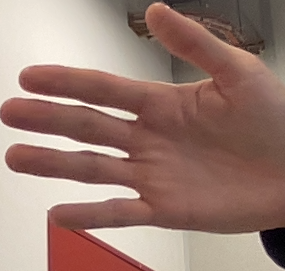
#> input picture Dataset/Dataset_collected/paper/hand_20240301-151007.png, 285 x 271 px, given in place of rock.jpg, which was not available
$ python cv_show.py
#> lines starting #> are read from the running program, lines starting #| are printed output that depends on the picture; pictures that were not available may be replaced by others from this repository, and a replacement may not be noted
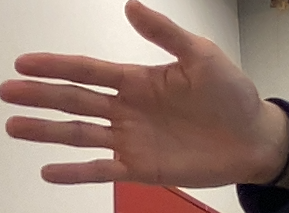
#> input picture Dataset/Dataset_collected/paper/hand_20240301-151008.png, 289 x 213 px, given in place of paper.jpg, which was not available
#> the loop in __init__, `for g in self.images.keys():` made 3 passes
#> pass 1, in __init__, `im = self.images[g]`:
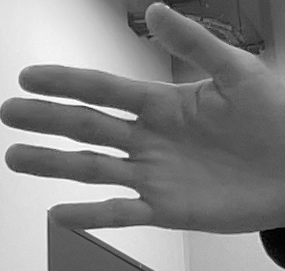
#> im: shape (271, 285); min 0, max 255, mean 132.4
#> pass 2, in __init__, `im = self.images[g]`:
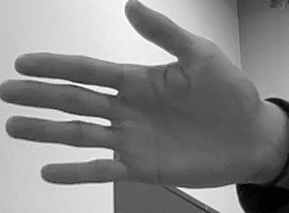
#> im: shape (213, 289); min 0, max 254, mean 131.9
#> after the loop in __init__, `for g in self.images.keys():`: self.images_20 = 3 items
### Integration Package/shifumi2018-valentin/shifumy_player/shifumy_player/base.py
# -*- coding: utf-8 -*-
"""
Base elements for the Shifumi 2018 Qarma project
"""
import os
import sys
from pathlib import Path
import numpy as np

ROCK = np.uint8(0)
PAPER = np.uint8(1)
SCISSORS = np.uint8(2)

# RESOURCES_PATH = os.path.abspath(
#   Path(os.path.abspath(__file__)).parent / '../../resources')

if(sys.platform == "win32"):
    splitted_current_absolute_path = os.path.abspath(__file__).split("/")
    index_root = splitted_current_absolute_path[0].index("shifumy_player")
    RESOURCES_PATH = os.path.join(splitted_current_absolute_path[0][:index_root], "resources")
else:
    splitted_current_absolute_path = os.path.abspath(__file__).split("/")
    index_root = splitted_current_absolute_path.index("shifumy_player")
    RESOURCES_PATH = os.path.abspath("/".join(splitted_current_absolute_path[:index_root] + ["resources"]))


# [47 lines left out: functions str_rps, rps_from_str, get_rps_feature, not called in this run]


def get_game_features(game):
    assert isinstance(game, list)
    return np.array([r.features for r in game]).reshape((-1))

class Round():
    def __init__(self, opponent, agent):
        """
        A round composed of the opponent's and the agent's gestures

        Parameters
        ----------
        opponent : {ROCK, PAPER, SCISSORS}
            Opponent's gesture
        agent : {ROCK, PAPER, SCISSORS}
            Agent's gesture
        """
        assert opponent in {ROCK, PAPER, SCISSORS}
        assert agent in {ROCK, PAPER, SCISSORS}
        self.opponent = opponent
        self.agent = agent

    def get_agent_gain(self):
        """
        Gain of the agent

        Returns
        -------
        int
            The gain is 1 for the agent's victory, -1 for the agent's defeat
            and 0 otherwise
        """
        if self.opponent == self.agent:
            return 0
        elif (self.agent == ROCK and self.opponent == SCISSORS) \
                or (self.agent==PAPER and self.opponent == ROCK) \
                or (self.agent==SCISSORS and self.opponent == PAPER):
            return 1
        else:
            return -1

    def get_opponent_gain(self):
        return -self.get_agent_gain()

    @property
    def key(self):
        return str(self.opponent) + str(self.agent)

    def __repr__(self):
        return "opponent={}, agent={}".format(str_rps(self.opponent), \
                                              str_rps(self.agent))
    # [4 lines left out: function features, not called in this run]

class RpsAgent():
    """
    Abstract class for any RPS artifical player
    """
    def __init__(self):
        self.game = []

    # [35 lines left out: functions reset_game, record, predict_agent_gesture, load, not called in this run]

### Integration Package/shifumi2018-valentin/shifumy_demo_cv/shifumy_demo_cv/main.py
# -*- coding: utf-8 -*-
"""

.. moduleauthor:: Valentin Emiya
"""
import pickle
import socket
import time
import threading
from pathlib import Path

from shifumy_player.base import \
    Round, str_rps, rps_from_str, ROCK, PAPER, SCISSORS, RESOURCES_PATH
from shifumy_player.players.kilias_player import KiliasPlayer
from shifumy_player.players.random_player import RandomPlayer
from shifumy_player.players.ve_players.bandits \
    import UpdateAllMetaAgent, UpdateAllNsMetaAgent

# DEFAULT_HOST = '169.254.64.201'  # Wifi
# DEFAULT_HOST = '169.254.11.179'  # Ehternet
DEFAULT_HOST = '0.0.0.0'  # Ehternet
DEFAULT_PORT = 50000
auto_play = False
n_games = 5


def load_games(filename):
    try:
        with open(str(Path(RESOURCES_PATH) / filename), 'rb') as file:
            data = pickle.load(file)
            games = data['games']
            score_rounds = data['score_rounds']
            score_games = data['score_games']
            print('{} anciennes parties chargées'.format(len(games)))
    except Exception as e:
        print('Remise à zéro des scores')
        games = []
        score_rounds = dict()  # {'agent': 0, 'opponent': 0}
        score_games = dict()  # {'agent': 0, 'opponent': 0, 'draw': 0}
    return games, score_rounds, score_games


# [90 lines left out: functions save_games, play_one_game, play_one_game_cv, not called in this run]


class GestureRecognitionServer:
    # [72 lines left out: functions __init__, wait_client_connection, handle_gesture, wait_gesture, wait_end_of_gesture, not called in this run]


    def close_connection(self):
        self.connexion.close()
        print("Connexion fermée.")


# [61 lines left out: function main_loop_terminal, not called in this run]

from shifumy_demo_cv.cv_show import CvShow


# [230 lines left out: functions main_loop_cv, print_all_scores, get_rps_players, not called in this run]


# [2 lines that do not run on import are left out]
    # main_loop_terminal()

### Integration Package/shifumi2018-valentin/shifumy_demo_cv/shifumy_demo_cv/cv_show.py
# -*- coding: utf-8 -*-
"""

.. moduleauthor:: Valentin Emiya
"""
import cv2 as cv
from pathlib import Path
import numpy as np


from shifumy_player.base import \
    Round, str_rps, rps_from_str, ROCK, PAPER, SCISSORS, RESOURCES_PATH


background_colors = {'opponent_wins': (0, 191, 0),
                     'agent_wins': (0, 0, 191),
                     'draw': (191, 0, 0)}

class CvShow:
    # [58 lines left out: functions __init__, _show_screen, not called in this run]
        # cv.waitKey(0)

    def _clear_screen(self, background_color=(0, 0, 0)):
        self.screen[:, :, :] = np.array(background_color)[None, None, :]

    # [511 lines left out: functions _put_score, _put_n_rounds_left, show_center_text, show_choose_3_options, show_wait_gesture, show_agent_result and 5 more, not called in this run]

        self._put_stats(scores=scores,
                        score_games=score_games,
                        score_rounds=score_rounds,
                        recorded_games=recorded_games)
        self._show_screen()
#> in _show_screen, `cv.imshow(self.win_name, self.screen)`:
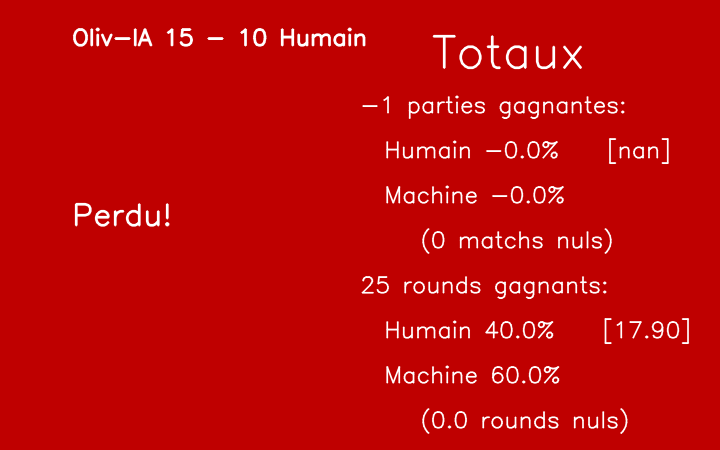
#> window 'Main window': shape (900, 1440, 3) (shown at 1/2 size); mean B, G, R 7.8, 7.8, 193
#> (key q is pressed here)

    def _put_stats(self, scores, score_games, score_rounds,
                   recorded_games=None):
        glob_score_games = {'agent': 0, 'opponent': 0, 'draw': 0}
        glob_score_rounds = {'agent': 0, 'opponent': 0}
        for k in score_games.keys():
            glob_score_games['agent'] += score_games[k]['agent']
            glob_score_games['opponent'] += score_games[k]['opponent']
            glob_score_games['draw'] += score_games[k]['draw']
        for k in score_rounds.keys():
            glob_score_rounds['agent'] += score_rounds[k]['agent']
            glob_score_rounds['opponent'] += score_rounds[k]['opponent']

        cv.putText(img=self.screen,
                   text='Totaux',
                   org=(int(self.screen_size[1] * 0.6),
                        int(self.screen_size[0] * 0.15)),
                   fontFace=cv.FONT_HERSHEY_SIMPLEX,
                   fontScale=3,
                   color=(255, 255, 255),
                   thickness=3,
                   lineType=cv.LINE_AA)
        # Add score_games
        fontScale = 1.5
        thickness = 2
        n_played_games = glob_score_games['agent'] \
                         + glob_score_games['opponent']
        if n_played_games == 0:
            # First time we record games!
            n_played_games = -1
        ic = np.sqrt(np.log10(2/0.05)/(2*n_played_games))
        s = '{} parties gagnantes:'.format(n_played_games)
        cv.putText(img=self.screen,
                   text=s,
                   org=(int(self.screen_size[1] * 0.5),
                        int(self.screen_size[0] * 0.25)),
                   fontFace=cv.FONT_HERSHEY_SIMPLEX,
                   fontScale=fontScale,
                   color=(255, 255, 255),
                   thickness=thickness,
                   lineType=cv.LINE_AA)
        s = '  Humain {:.1%}    [{:.2f}]'\
            .format(glob_score_games['opponent'] / n_played_games,
                    ic*100)
        cv.putText(img=self.screen,
                   text=s,
                   org=(int(self.screen_size[1] * 0.5),
                        int(self.screen_size[0] * 0.35)),
                   fontFace=cv.FONT_HERSHEY_SIMPLEX,
                   fontScale=fontScale,
                   color=(255, 255, 255),
                   thickness=thickness,
                   lineType=cv.LINE_AA)
        s = '  Machine {:.1%}'\
            .format(glob_score_games['agent'] / n_played_games)
        cv.putText(img=self.screen,
                   text=s,
                   org=(int(self.screen_size[1] * 0.5),
                        int(self.screen_size[0] * 0.45)),
                   fontFace=cv.FONT_HERSHEY_SIMPLEX,
                   fontScale=fontScale,
                   color=(255, 255, 255),
                   thickness=thickness,
                   lineType=cv.LINE_AA)
        s = ' ' * 5 + '({} matchs nuls)'.format(glob_score_games['draw'])
        cv.putText(img=self.screen,
                   text=s,
                   org=(int(self.screen_size[1] * 0.5),
                        int(self.screen_size[0] * 0.55)),
                   fontFace=cv.FONT_HERSHEY_SIMPLEX,
                   fontScale=fontScale,
                   color=(255, 255, 255),
                   thickness=thickness,
                   lineType=cv.LINE_AA)

        # Add score_rounds
        fontScale = 1.5
        thickness = 2
        total_scores = {k: glob_score_rounds[k]+scores[k]
                        for k in scores.keys()}
        n_played_rounds = total_scores['agent'] + total_scores['opponent']
        ic = np.sqrt(np.log10(2/0.05)/(2*n_played_rounds))
        if n_played_rounds == 0:
            n_played_rounds = -1
        s = '{} rounds gagnants:'.format(n_played_rounds)
        cv.putText(img=self.screen,
                   text=s,
                   org=(int(self.screen_size[1] * 0.5),
                        int(self.screen_size[0] * 0.65)),
                   fontFace=cv.FONT_HERSHEY_SIMPLEX,
                   fontScale=fontScale,
                   color=(255, 255, 255),
                   thickness=thickness,
                   lineType=cv.LINE_AA)
        s = '  Humain {:.1%}    [{:.2f}]'.format(
            total_scores['opponent'] / n_played_rounds,
            ic * 100)
        cv.putText(img=self.screen,
                   text=s,
                   org=(int(self.screen_size[1] * 0.5),
                        int(self.screen_size[0] * 0.75)),
                   fontFace=cv.FONT_HERSHEY_SIMPLEX,
                   fontScale=fontScale,
                   color=(255, 255, 255),
                   thickness=thickness,
                   lineType=cv.LINE_AA)
        s = '  Machine {:.1%}'\
            .format(total_scores['agent'] / n_played_rounds)
        cv.putText(img=self.screen,
                   text=s,
                   org=(int(self.screen_size[1] * 0.5),
                        int(self.screen_size[0] * 0.85)),
                   fontFace=cv.FONT_HERSHEY_SIMPLEX,
                   fontScale=fontScale,
                   color=(255, 255, 255),
                   thickness=thickness,
                   lineType=cv.LINE_AA)
        if recorded_games is not None:
            # TODO update with number of draws in current game (refactor
            # this function?)
            n_draws = np.sum([1
                              for g in recorded_games
                              for r in g
                              if r.get_agent_gain() == 0])
            s = ' ' * 5 + '({} rounds nuls)'.format(n_draws)
            cv.putText(img=self.screen,
                       text=s,
                       org=(int(self.screen_size[1] * 0.5),
                            int(self.screen_size[0] * 0.95)),
                       fontFace=cv.FONT_HERSHEY_SIMPLEX,
                       fontScale=fontScale,
                       color=(255, 255, 255),
                       thickness=thickness,
                       lineType=cv.LINE_AA)

if __name__ == '__main__':
    import time
    from shifumy_demo_cv.main import load_games, print_all_scores

    game_file = '2018-09-28_NuitChercheurs_recorded_games.pickle'
    recorded_games, score_rounds, score_games = load_games(game_file)

    scores = {'opponent': 10, 'agent': 15}
    # score_games = {'opponent': 20, 'agent': 30}
    # score_rounds = {'opponent': 200, 'agent': 300}
    reverse_scores = {'opponent': scores['agent'], 'agent': scores['opponent']}
    n_round_left = 24
    main_window = CvShow(win_name='Main window', win_size=(900, 1440))
    main_window.agent_name = 'Oliv-IA'

    main_window.show_back_end_of_game(scores=scores,
                                      score_games=score_games,
                                      score_rounds=score_rounds,
                                      recorded_games=recorded_games)
    time.sleep(100)

    main_window.show_agent_result(Round(opponent=ROCK, agent=ROCK),
                                  scores=scores,
                                  n_round_left=n_round_left)
#> in show_agent_result, `self.screen[i_start:i_end, j_start:j_end, :] = im[:, :, None]`:
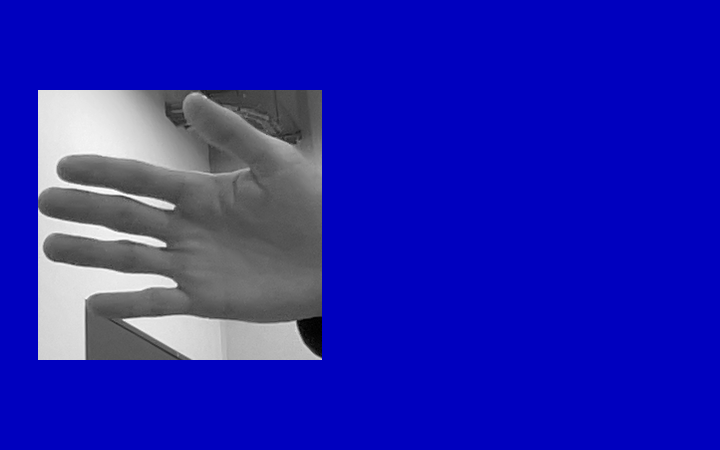
#> self.screen: shape (900, 1440, 3) (shown at 1/2 size); mean of channels 0, 1, 2 177.1, 31.3, 31.3; drawn as B, G, R
#> (key Esc is pressed here)
    time.sleep(2)

    main_window.show_center_text('Bonjour!')
#> in _clear_screen (call 3), `self.screen[:, :, :] = np.array(background_color)[None, None, :]`: self.screen: shape (900, 1440, 3); every value is 0
#> in show_center_text, `cv.putText(img=self.screen, text=text, org=(int(self.screen_size[1] * ..`:
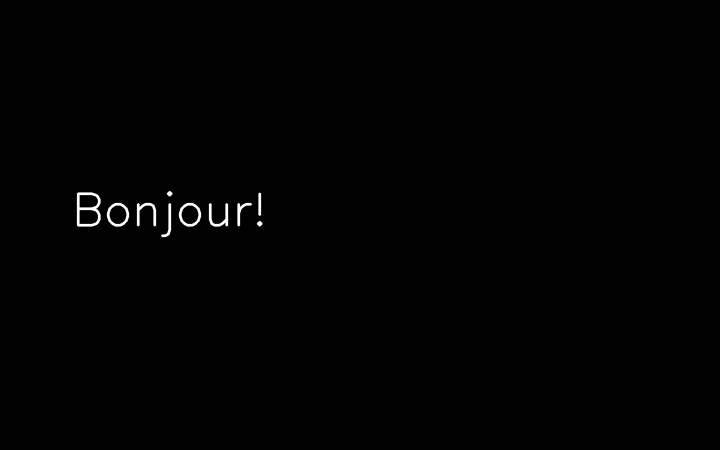
#> self.screen: shape (900, 1440, 3) (shown at 1/2 size); min 0, max 255, mean 1
    time.sleep(2)

    nb_round_choice = {ROCK: 20, PAPER: 40, SCISSORS: 60,}
    nb_round_choice_str = {k: '{} rounds'.format(v)
                           for k, v in nb_round_choice.items()}
    main_window.show_choose_3_options(
        title="Faites un geste pour choisir le nombre de rounds",
        rps_options=nb_round_choice_str)
#> (the run stopped early here; a loop or call above may not have finished)
